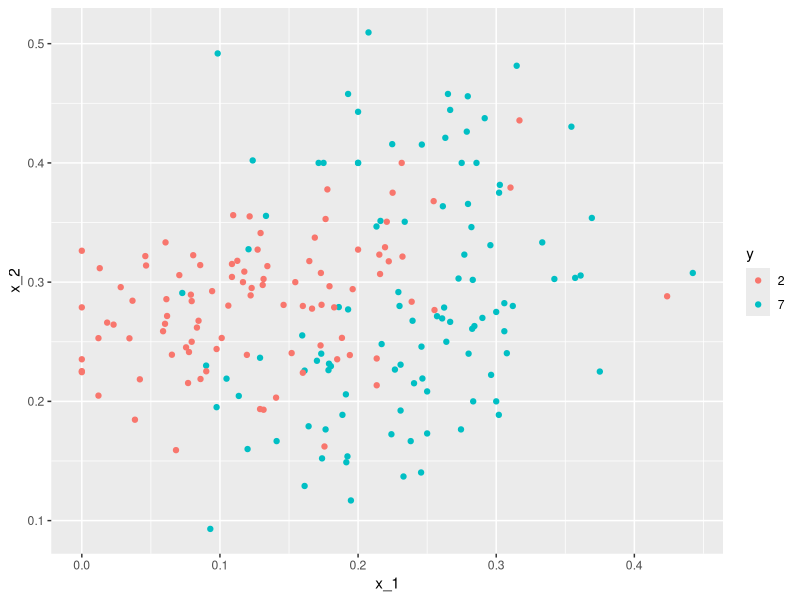
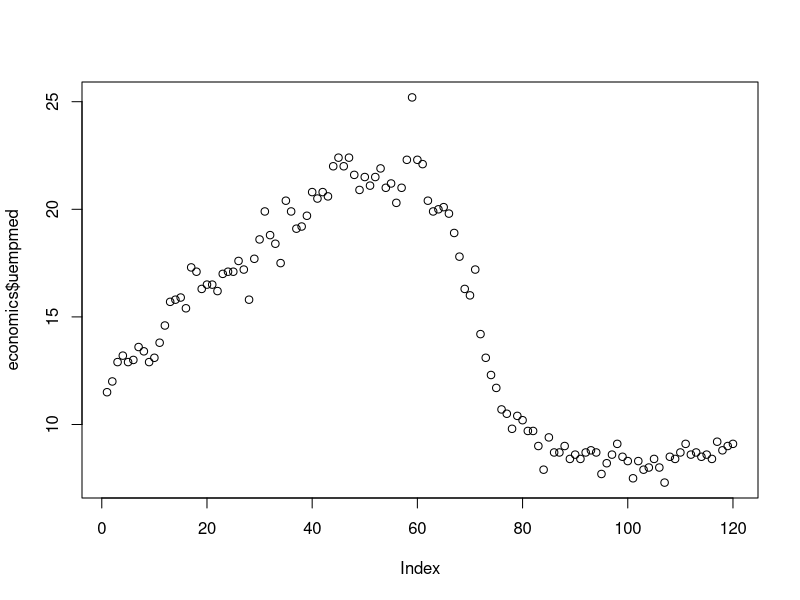
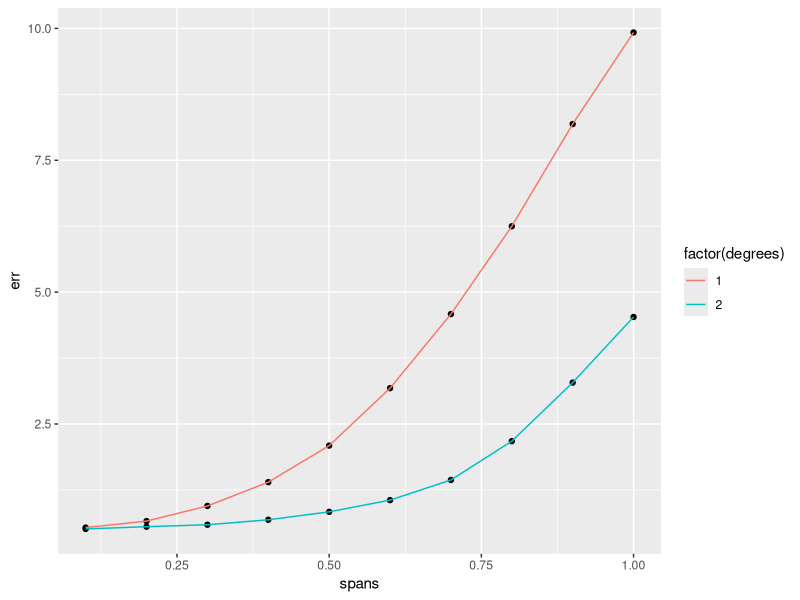
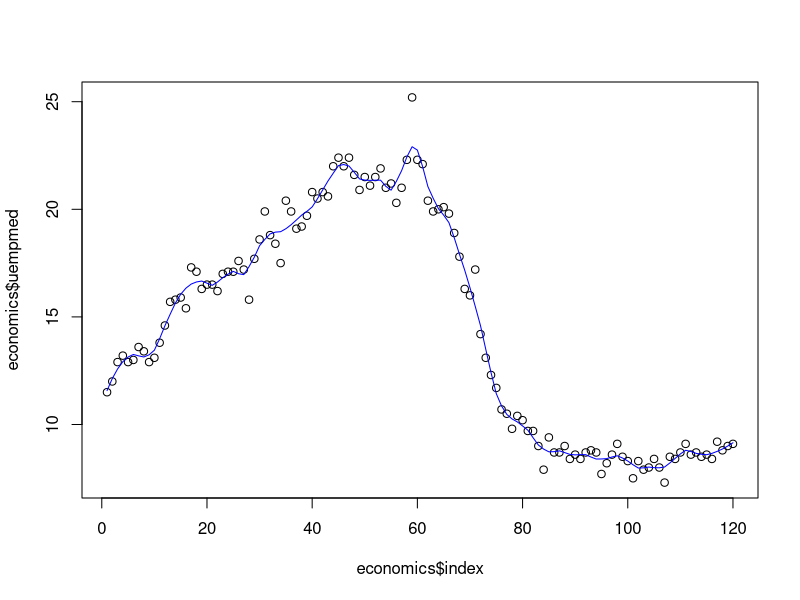
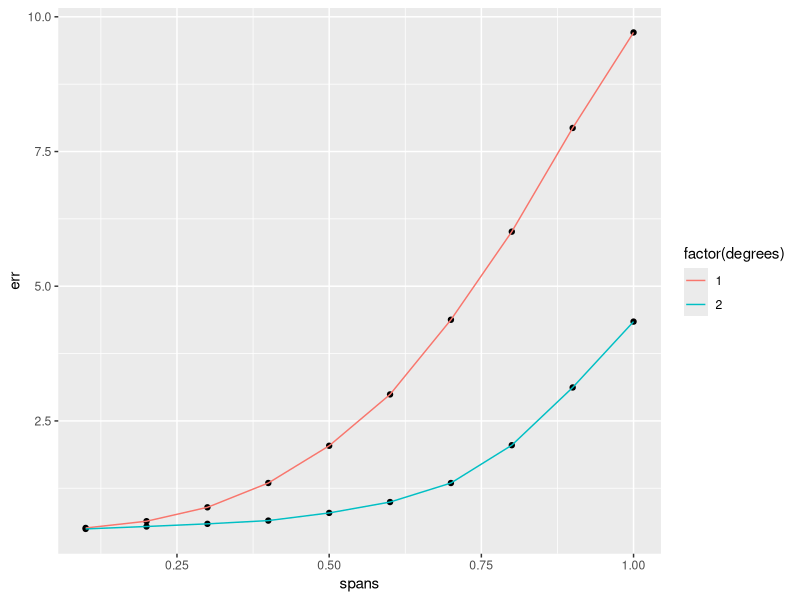
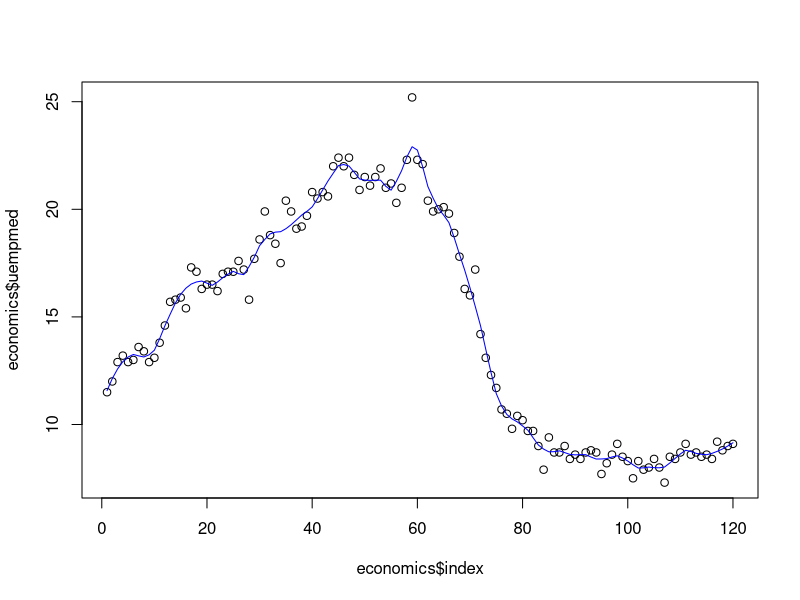
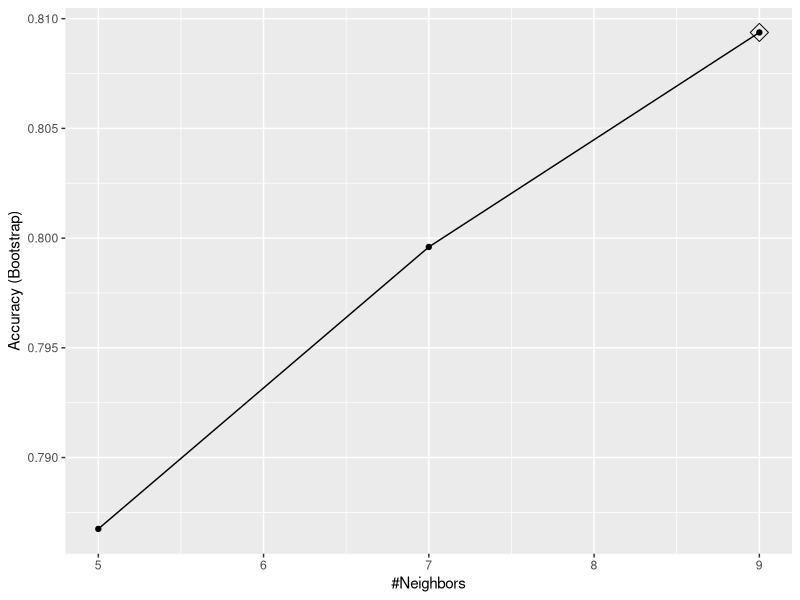
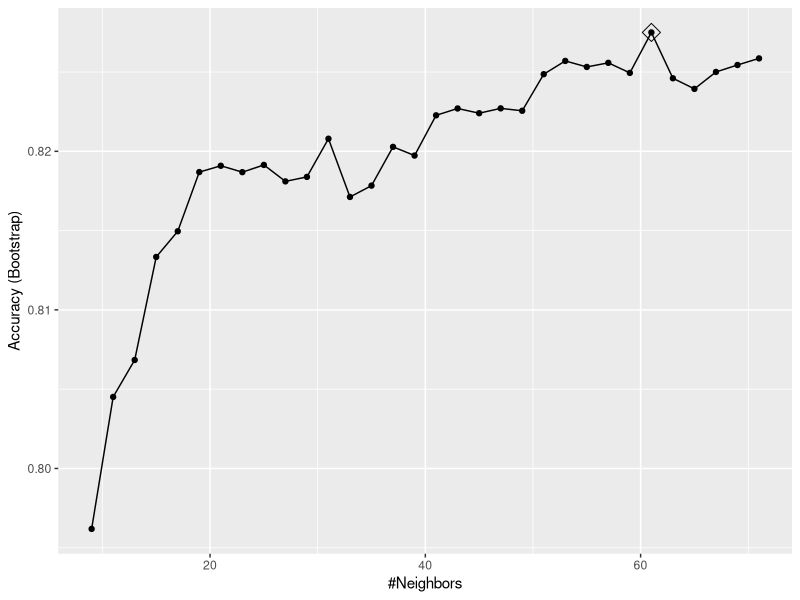

The R source for these figures, in order:
## ---- chunk 1
knitr::opts_chunk$set(echo = TRUE)
## ---- chunk 2
library(tidyverse) # for data manipulation and visualization
library(ggplot2) # for plots
library(caret) # for statistical learning techniques
library(dslabs)
## ---- chunk 3
data("mnist_27")
mnist_27$test%>% ggplot(aes(x_1, x_2, color = y)) +  geom_point()
## ---- chunk 4
data(economics)
economics <- economics[dim(economics)[1]:(dim(economics)[1]-119),]
economics$index <- 1:120
plot(economics$uempmed)
## ---- chunk 5
degree_list <- list()
span_values <- seq(0.1,1,0.1)
for(deg in 1:2){
  err <- list()
  for(k in 1:length(span_values)){
    score <- list()
    for(i in 1:(nrow(economics))){
      training = economics[-i,]
      model = loess(uempmed ~ index, data = training, span = span_values[k], degree=deg) 
      validation = economics[i,]
      pred = predict(model, validation)
      # error of ith fold
      score[[i]] = (validation$uempmed - pred)^2
    }
  err[[k]] <- mean(unlist(score),na.rm=TRUE) # returns a vector
  }
  degree_list[[deg]] <- err
}

# prepare dataframe for ggplot
spans <- rep(span_values,2)
degrees <- rep(c(1,2), each = length(span_values))
err <- unlist(degree_list)
df_toplot <- as.data.frame(cbind(spans,degrees,err))

# plot
p <- ggplot(df_toplot, aes(x=spans, y=err, group=factor(degrees))) + geom_point() + geom_line(aes(col=factor(degrees)))
p
## ---- chunk 6
df_toplot[which(df_toplot$err==min(df_toplot$err)),]
## ---- chunk 7
best <- df_toplot[which(df_toplot$err==min(df_toplot$err)),]
res <- loess(uempmed ~ index, data = economics, span =best$spans, degree=best$degrees) 
plot(economics$index, economics$uempmed)
lines(predict(res), col='blue')
## ---- chunk 8
library(caret)
flds <- createFolds(1:120, k = 10, list = TRUE, returnTrain = FALSE)
## ---- chunk 9
degree_list <- list()
span_values <- seq(0.1,1,0.1)
for(deg in 1:2){ #polinomials degree
  err <- list()
  for(k in 1:length(span_values)){ #smoothness
    score <- list()
    for(i in 1:10){
      validation <- economics[unlist(flds[i]),]
      training <- economics[unlist(flds[-i]),]
      model = loess(uempmed ~ index, data = training, span = span_values[k], degree=deg) 
      pred = predict(model, validation)
      score[[i]] <- mean((pred - validation$uempmed)^2, na.rm=TRUE)
    }
    err[[k]] <- mean(unlist(score))
  }
  degree_list[[deg]] <- unlist(err)
}


spans <- rep(span_values,2)
degrees <- rep(c(1,2), each = length(span_values))
err <- unlist(degree_list)
df_toplot <- as.data.frame(cbind(spans,degrees,err))


p <- ggplot(df_toplot, aes(x=spans, y=err, group=factor(degrees))) + geom_point() + geom_line(aes(col=factor(degrees)))
p
## ---- chunk 10
df_toplot[which(df_toplot$err==min(df_toplot$err)),]
## ---- chunk 11
best <- df_toplot[which(df_toplot$err==min(df_toplot$err)),]
res <- loess(uempmed ~ index, data = economics, span =best$spans, degree=best$degrees) 
plot(economics$index, economics$uempmed)
lines(predict(res), col='blue')
## ---- chunk 12
library(caret)
train_knn <- train(y ~ ., method = "knn", data = mnist_27$train)
y_hat_knn <- predict(train_knn, mnist_27$test, type = "raw")
confusionMatrix(y_hat_knn, mnist_27$test$y)
## ---- chunk 13
ggplot(train_knn, highlight = TRUE)
## ---- chunk 14
set.seed(2008)
train_knn <- train(y ~ ., method = "knn", 
                   data = mnist_27$train,
                   tuneGrid = data.frame(k = seq(9, 71, 2)))
ggplot(train_knn, highlight = TRUE)
## ---- chunk 15
train_knn$bestTune
train_knn$finalModel
## ---- chunk 16
confusionMatrix(predict(train_knn, mnist_27$test, type = "raw"),mnist_27$test$y)
